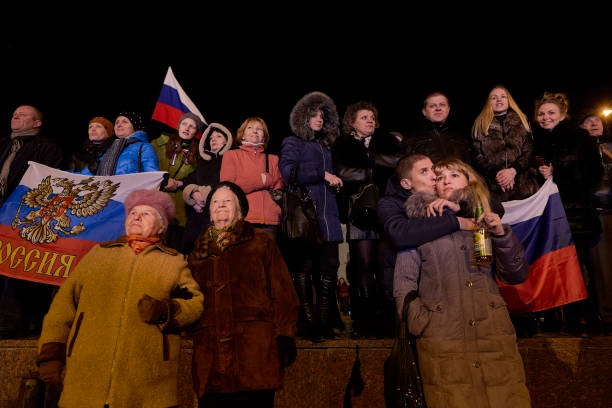
#> input picture data/test/(1).jpg, 612 x 408 px, found by its file name; its folder holds only this picture in this run
$ jupyter execute --allow-errors final.ipynb
#> lines starting #> are read from the running program, lines starting #| are printed output that depends on the picture; after the words box and inside, x2 and y2 are one past the last pixel; in counts of white or black regions, pixels touching at a corner belong together
[cell 1]
from google.colab import drive
drive.mount('/content/drive')

[cell 2]
import cv2
import os
import matplotlib.pyplot as plt
import multiprocessing
import numpy as np

# Path to the positive images directory
positive_images_dir = '/content/drive/MyDrive/data/train/pos'

# Path to the negative images directory
negative_images_dir = '/content/drive/MyDrive/data/train/neg'

# Path to the directory where you want to save the trained classifier
output_dir = '/content/drive/MyDrive/data/claasifier'

# Path to the cascade classifier XML file
cascade_xml_file = '/content/drive/MyDrive/data/claasifier/haarcascade_frontalface_default.xml'

[cell 3]
positive_samples_file = 'positive_samples.txt'
#> (the rest of this cell did not finish here and is left out)

[cell 4]
num_processes = multiprocessing.cpu_count()

num_stages = 20
min_hit_rate = 0.999
max_false_alarm_rate = 0.5
num_positives = 550
num_negatives = 1100
width = 100
height = 100

def train_classifier(process_id):
    command = f'opencv_traincascade -data {output_dir}_process_{process_id} -vec {positive_samples_file} -bg {negative_samples_file} ' \
              f'-numStages {num_stages} -minHitRate {min_hit_rate} -maxFalseAlarmRate {max_false_alarm_rate} ' \
              f'-numPos {num_positives} -numNeg {num_negatives} -w {width} -h {height} -featureType LBP ' \
              f'-numThreads 1'
    os.system(command)

processes = []
#> (the rest of this cell did not finish here and is left out)

[cell 5]
# Set the path to the trained classifier XML file
trained_classifier_file = '/content/drive/MyDrive/data/claasifier/cascade_classifier.xml'

# Set the path to the pretrained classifier XML file
pretrained_classifier_file = '/content/drive/MyDrive/data/claasifier/haarcascade_frontalface_default.xml'

# Set the path to the directory containing the test images
test_images_dir = '/content/drive/MyDrive/data/test'

# Load the trained classifier
trained_classifier = cv2.CascadeClassifier(trained_classifier_file)

# Load the pretrained classifier
pretrained_classifier = cv2.CascadeClassifier(pretrained_classifier_file)

trained_face_counts = []
pretrained_face_counts = []

[cell 6]
# Iterate over the test images in the directory
for filename in os.listdir(test_images_dir):
    if filename.endswith('.jpg') or filename.endswith('.png') or filename.endswith('.bmp'):
        # Read the test image
        image_path = os.path.join(test_images_dir, filename)
        test_image = cv2.imread(image_path)
#> test_image is the input picture: shape (408, 612, 3); mean B, G, R 18.4, 26.5, 48.8

        # Convert the test image to grayscale
        gray_image = cv2.cvtColor(test_image, cv2.COLOR_BGR2GRAY)
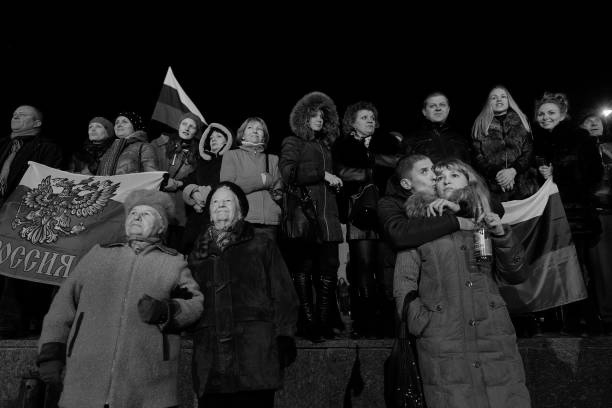
#> gray_image: shape (408, 612); min 0, max 254, mean 32.2

        # Detect faces using the trained classifier
        trained_faces = trained_classifier.detectMultiScale(gray_image, scaleFactor=1.05, minNeighbors=5, minSize=(20, 20))
#> trained_faces = [[485, 86, 28, 28], [424, 93, 29, 29], [533, 102, 28, 28], [355, 107, 25, 25], [242, 118, 27, 27], [205, 188, 34, 34], [415, 333, 55, 55], [280, 84, 73, 73]]

        # Get the number of faces detected by the trained classifier
        trained_face_count = len(trained_faces)
#> trained_face_count = 8
        trained_face_counts.append(trained_face_count)

        # Draw rectangles around the faces detected by the trained classifier
        for (x, y, w, h) in trained_faces:
            cv2.rectangle(test_image, (x, y), (x+w, y+h), (0, 255, 0), 3)
#> this loop made 8 passes
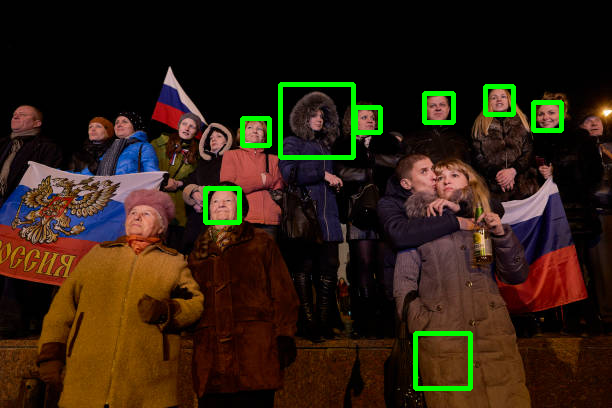
#> test_image: shape (408, 612, 3); 2.32% of pixels changed, all inside (x1, y1, x2, y2) = (203, 82, 564, 391)

        # Display the test image with the face count for the trained classifier
        trained_image_with_faces = cv2.cvtColor(test_image, cv2.COLOR_BGR2RGB)
        plt.subplot(122)
        plt.imshow(trained_image_with_faces)
        plt.title(f'Trained Classifier: {trained_face_count} faces')
        plt.axis('off')

        # Read the test image again
        test_image = cv2.imread(image_path)

        # Detect faces using the pretrained classifier
        pretrained_faces = pretrained_classifier.detectMultiScale(gray_image, scaleFactor=1.1, minNeighbors=5, minSize=(30, 30))
#> pretrained_faces = [[421, 91, 34, 34], [204, 188, 37, 37], [415, 330, 62, 62]]

        # Get the number of faces detected by the pretrained classifier
        pretrained_face_count = len(pretrained_faces)
#> pretrained_face_count = 3
        pretrained_face_counts.append(pretrained_face_count)

        # Draw rectangles around the faces detected by the pretrained classifier
        for (x, y, w, h) in pretrained_faces:
            cv2.rectangle(test_image, (x, y), (x+w, y+h), (0,255,255), 3)
#> this loop made 3 passes
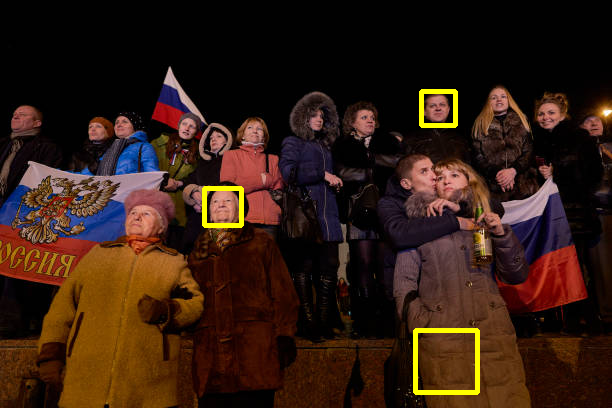
#> test_image: shape (408, 612, 3); 1.05% of pixels changed, all inside (x1, y1, x2, y2) = (202, 89, 480, 395)

        # Display the test image with the face count for the pretrained classifier
        pretrained_image_with_faces = cv2.cvtColor(test_image, cv2.COLOR_BGR2RGB)
        plt.subplot(121)
        plt.imshow(pretrained_image_with_faces)
        plt.title(f'Pretrained Classifier: {pretrained_face_count} faces')
        plt.axis('off')

        plt.tight_layout()
        plt.show()
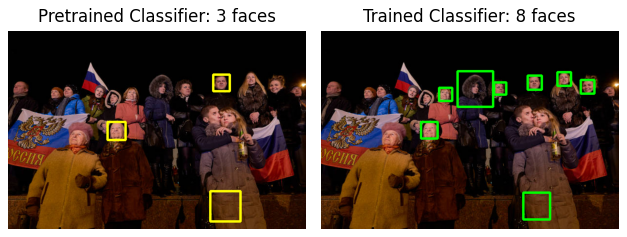
#> figure drawn by matplotlib, 2 panels

[cell 7]
plt.plot(trained_face_counts, label='Trained Classifier')
plt.plot(pretrained_face_counts, label='Pretrained Classifier')
plt.xlabel('Image')
plt.ylabel('Number of Faces')
plt.title('Number of Faces Detected')
plt.legend()
plt.show()
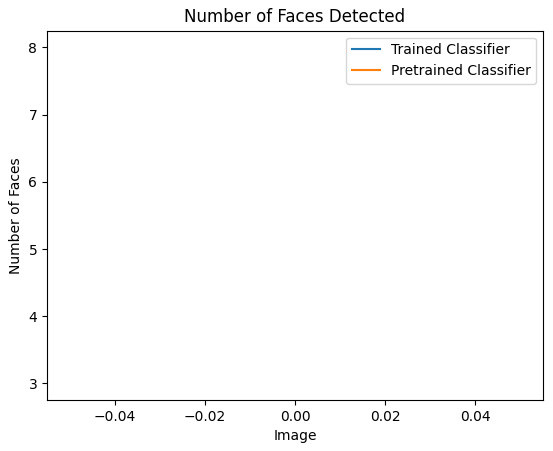
#> figure drawn by matplotlib, 1 panel

[cell 8]
# Calculate the mean
trained = np.mean(trained_face_counts)
#> trained = 8
pretrained = np.mean(pretrained_face_counts)
#> pretrained = 3

# Calculate the percentage improvement
percentage_improvement = (( trained-pretrained) / pretrained) * 100
#> percentage_improvement = 166.7

# Calculate the x-axis values
x = np.arange(len(trained_face_counts))
#> x = [0]

# Set the width of the bars
bar_width = 0.35

# Set the figsize to enlarge the width of the graph
fig, ax = plt.subplots(figsize=(12, 6))

# Plot the bar graph
trained_bars = ax.bar(x - bar_width/2, trained_face_counts, bar_width, label='Trained Classifier')
pretrained_bars = ax.bar(x + bar_width/2, pretrained_face_counts, bar_width, label='Pretrained Classifier')

# Add labels, title, and legend
ax.set_xlabel('Image')
ax.set_ylabel('Number of Faces')
ax.set_title('Number of Faces Detected')
ax.set_xticks(x)
ax.legend()

# Add value labels to the bars
def autolabel(bars):
    for bar in bars:
        height = bar.get_height()
        ax.annotate('{}'.format(height),
                    xy=(bar.get_x() + bar.get_width() / 2, height),
                    xytext=(0, 3),
                    textcoords="offset points",
                    ha='center', va='bottom')
#> this loop made 1 pass
#> height on pass 1: 8

autolabel(trained_bars)
autolabel(pretrained_bars)
#> the loop in autolabel (call 2), `for bar in bars:` made 1 pass
#> height on pass 1: 3

# Display the face count and percentage improvement
ax.text(0.25, 0.9, f'Trained Classifier: {trained:.2f}', transform=ax.transAxes)
ax.text(0.25, 0.95, f'Pretrained Classifier: {pretrained:.2f}', transform=ax.transAxes)
ax.text(0.25, 0.85, f'Percentage Improvement: {percentage_improvement:.2f}%', transform=ax.transAxes)

# Display the plot
plt.tight_layout()
plt.show()
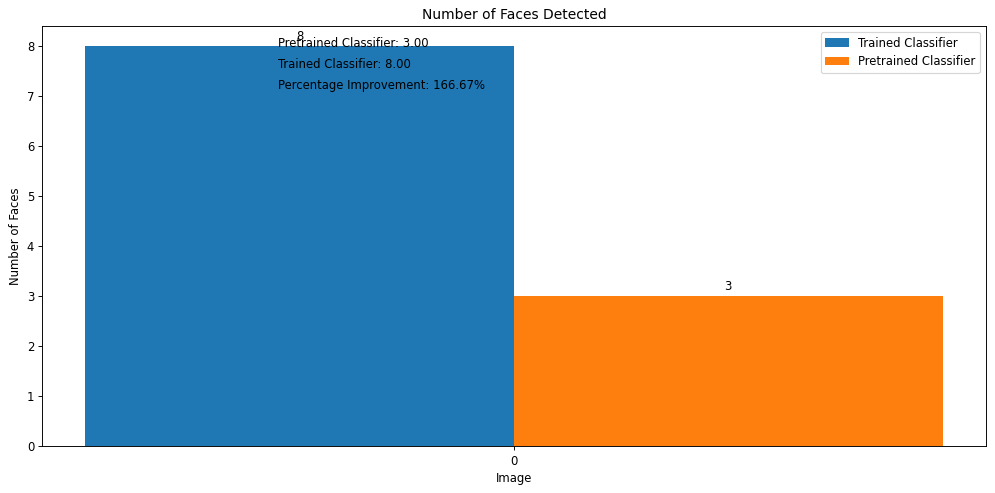
#> figure drawn by matplotlib, 1 panel
